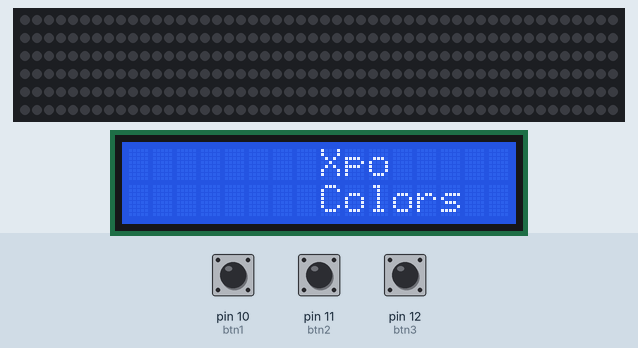
Bench run of a sketch on a simulated Arduino Uno, built with avr-gcc and run on an emulated ATmega328P. Parts: 300 RGB LEDs in strip order, left to right, continuing on the next row, 16×2 character LCD. The test bench sets the inputs (shaded band); at power-on: pin 12 (btn3) LOW, pin 11 (btn2) LOW, pin 10 (btn1) LOW. What the sketch prints to the serial monitor is not drawn.

Above: at 4.2 s.
4.3 s: pin 12 (btn3) pulled HIGH for 1 s
At 6.1 s:
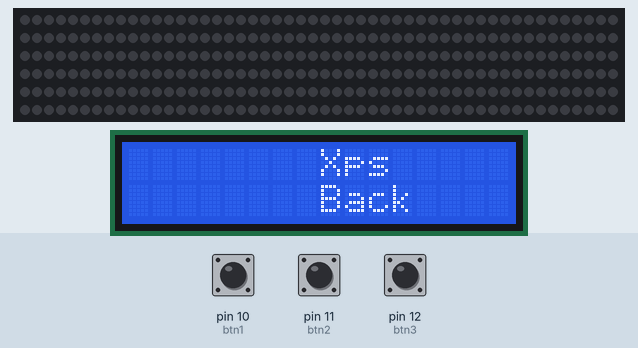
6.8 s: pin 11 (btn2) pulled HIGH for 0.15 s
At 7.2 s:
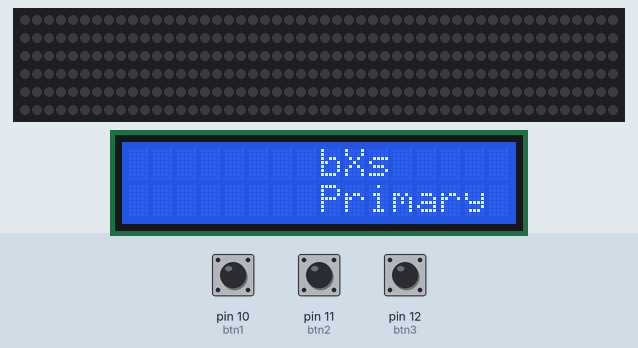
8.4 s: pin 12 (btn3) pulled HIGH for 0.15 s
At 9.6 s:
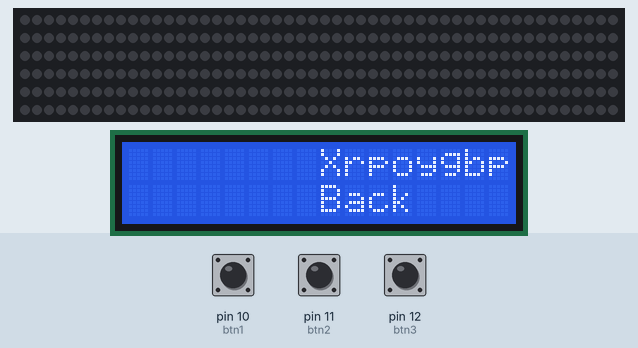
10.0 s: pin 11 (btn2) pulled HIGH for 3.2 s
At 12.2 s:
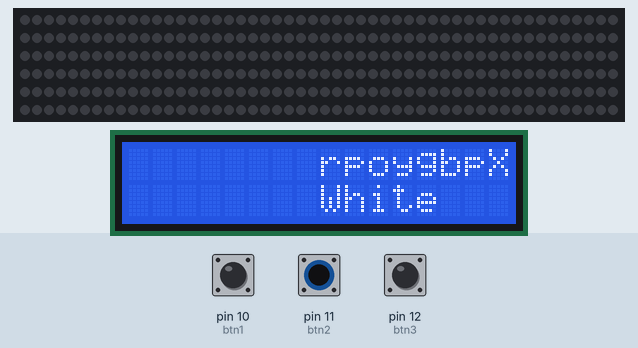
14.7 s: pin 10 (btn1) pulled HIGH for 0.15 s
At 15.7 s:
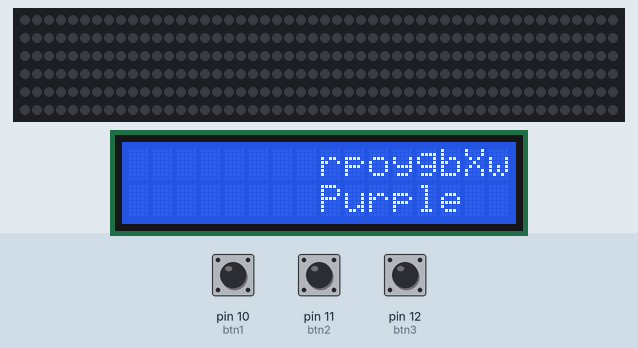
16.3 s: pin 10 (btn1) pulled HIGH for 1 s
At 17.6 s:
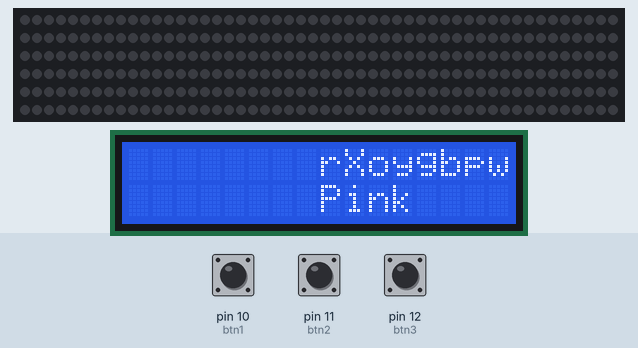
Timing chart, 0 to 19.3 s (numbered marks = the images above; inputs shaded):
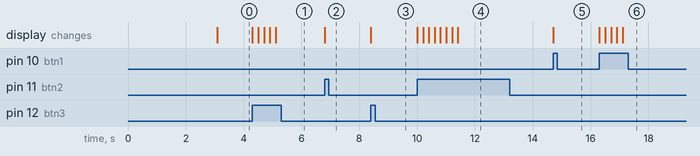

The sketch:

carduino.ino
```cpp
#include <LiquidCrystal.h>
#include <FastLED.h>
#include <menu.h>
#include <string.h>

// LED
#define LED_PIN     2
#define NUM_LEDS    300 // Change this to the number of LEDs you have
#define BRIGHTNESS  64
#define LED_TYPE    WS2812B
#define COLOR_ORDER GRB
CRGB leds[NUM_LEDS];
CRGB primary;
CRGB secondary;

// LCD
const int rs=3,
          en=4,
          d4=6,
          d5=7,
          d6=8,
          d7=9;
LiquidCrystal lcd(rs, en, d4, d5, d6, d7);

// Button
const int btn1=10,
          btn2=11,
          btn3=12;
int btn1_state, btn2_state, btn3_state;
unsigned long current_time, btn1_last_pressed, btn2_last_pressed, btn3_last_pressed;
#define BUTTON_THRESHOLD 200

// Menuing
#define MENU_WINDOW 8
#define MENU_SIZE 3
#define COLOR_SIZE 9
#define COLOR_STATE_SIZE 3
#define PATTERN_SIZE 7
Menu *menu;
const char *status[MENU_SIZE] = {
  "Colors",
  "Patterns",
  "On/Off"
};
const char *color_strings[COLOR_SIZE] = {
  "Red",
  "Pink",
  "Orange",
  "Yellow",
  "Green",
  "Blue",
  "Purple",
  "White"
};
const char *color_states[COLOR_STATE_SIZE] = {
  "Primary",
  "Second"
};
const char *pattern_strings[PATTERN_SIZE] = {
  "Solid",
  "Flash",
  "Strobe",
  "Pulse",
  "Alt.",
  "Cart"
};
char *back = "Back";
char *window;
char state;

void showButton(char btn);
char get_menu_size(char icon);
void populate_menu(Menu *menu, char icon);
void populate_menu_main(Menu *menu);
void populate_menu_color_state(Menu *menu);
void populate_menu_color(Menu *menu);
void populate_menu_pattern(Menu *menu);
void change_menu(char icon, char *desc);
void menu_draw(Menu *menu);
void color_set(char icon, char *color);


/*
      ----- MENUS -----
*/

char get_menu_size(char icon){
  switch(icon){
    case 'C':
      return COLOR_SIZE;
    case 'c':
      return COLOR_STATE_SIZE;
    case 'p':
      return PATTERN_SIZE;
    case 'm':
    case 'b':
      return MENU_SIZE;
    default:
      return 0;
  }
}

void populate_menu(Menu *menu, char icon){
  switch(icon){
    case 'c':
      populate_menu_color_state(menu);
      break;
    case 'C':
      populate_menu_color(menu);
      break;
    case 'p':
      populate_menu_pattern(menu);
      break;
    case 'm':
    case 'b':
      populate_menu_main(menu);
    default:
      return;
  }
}

void change_menu(char icon, char *desc){
  char size;
  Serial.print("Changing menu to ");
  Serial.println(desc);
  size = get_menu_size(icon);
  menu_free(menu, 1);
  menu = menu_create(8,0,MENU_WINDOW, size);
  populate_menu(menu, icon);
  menu_draw(menu);
}

void populate_menu_main(Menu *menu){
  menu_register(menu, 0, 'c', status[0], change_menu);
  menu_register(menu, 1, 'p', status[1], change_menu);
  menu_register(menu, 2, 'o', status[2], 0x0);
}

void populate_menu_color_state(Menu *menu){
  menu_register(menu, 0, 'b', back, change_menu);
  menu_register(menu, 1, 'p', color_states[0], color_set_state);
  menu_register(menu, 2, 's', color_states[1], color_set_state);
}

void populate_menu_color(Menu *menu){
  menu_register(menu, 0, 'b', back, change_menu);
  menu_register(menu, 1, 'r', color_strings[0], color_set);
  menu_register(menu, 2, 'p', color_strings[1], color_set);
  menu_register(menu, 3, 'o', color_strings[2], color_set);
  menu_register(menu, 4, 'y', color_strings[3], color_set);
  menu_register(menu, 5, 'g', color_strings[4], color_set);
  menu_register(menu, 6, 'b', color_strings[5], color_set);
  menu_register(menu, 7, 'p', color_strings[6], color_set);
  menu_register(menu, 8, 'w', color_strings[7], color_set);
}

void populate_menu_pattern(Menu *menu){
  menu_register(menu, 0, 'b', back, change_menu);
  menu_register(menu, 1, 's', pattern_strings[0], 0x0);
  menu_register(menu, 2, 'f', pattern_strings[1], 0x0);
  menu_register(menu, 3, 's', pattern_strings[2], 0x0);
  menu_register(menu, 4, 'p', pattern_strings[3], 0x0);
  menu_register(menu, 5, 'a', pattern_strings[4], 0x0);
  menu_register(menu, 6, 'c', pattern_strings[5], 0x0);
}

void menu_draw(Menu *menu){
  window = menu_window(menu);
  lcd.clear();
  lcd.setCursor(menu->x, menu->y);
  lcd.print(window);
  lcd.setCursor(menu->x, menu->y+1);
  lcd.print(menu_message(menu));
  free(window);
}

/*
      ----- COLORS -----
*/

void color_set_state(char icon, char *desc){
  state = icon;
  change_menu('C', desc);
}

void color_set(char icon, char *color_string){
  CRGB color;
  if(!strcmp(color_string, "Red"))
    color = CRGB::Red;
  else if(!strcmp(color_string, "Blue"))
    color = CRGB::Blue;
  else if(!strcmp(color_string, "Green"))
    color = CRGB::Green;
  else if(!strcmp(color_string, "Yellow"))
    color = CRGB::Yellow;
  else if(!strcmp(color_string, "Pink"))
    color = CRGB::Pink;
  else if(!strcmp(color_string, "Orange"))
    color = CRGB::Orange;
  else if(!strcmp(color_string, "Purple"))
    color = CRGB::Purple;
  else if(!strcmp(color_string, "White"))
    color = CRGB::White;
  else
    color = CRGB::Black;

  Serial.print("Set ");
  if(state=='p'){
    primary = color;
    Serial.print("primary to ");
  }
  else if(state=='s'){
    secondary = color;
    Serial.print("secondary to ");
  }
  Serial.println(color_string);
  state=0;
  change_menu('m', 'Main');
}

/*
      ----- CONTROL -----
*/

void setup() {
  delay(3000);
  state=0;

  Serial.begin(9600);
  Serial.print("STARTING...\n");

  // LED
  FastLED.addLeds<LED_TYPE, LED_PIN, COLOR_ORDER>(leds, NUM_LEDS).setCorrection(TypicalLEDStrip);
  FastLED.setBrightness(BRIGHTNESS);
  for(int i = 0; i < NUM_LEDS; i++) {
    leds[i] = CRGB::Black;
  }
  FastLED.show();

  // LCD
  lcd.begin(16, 2);
  lcd.setCursor(1,1);
  lcd.print("Starting...");

  // Button
  pinMode(btn1, INPUT);
  pinMode(btn2, INPUT);
  pinMode(btn3, INPUT);

  // Menu
  change_menu('m', "Main");
}

void loop() {
  char modified;

  modified = 0;
  btn1_state = digitalRead(btn1);
  btn2_state = digitalRead(btn2);
  btn3_state = digitalRead(btn3);
  current_time = millis();

  if(btn1_state == HIGH && current_time - btn1_last_pressed > BUTTON_THRESHOLD){
    btn1_last_pressed = current_time;
    menu_select(menu, menu->cursor-1);
    modified = 1;
  }
  if(btn2_state == HIGH && current_time - btn2_last_pressed > BUTTON_THRESHOLD){
    btn2_last_pressed = current_time;
    menu_select(menu, menu->cursor+1);
    modified = 1;
  }
  if(btn3_state == HIGH && current_time - btn3_last_pressed > BUTTON_THRESHOLD){
    btn3_last_pressed = current_time;
    menu_activate(menu);
  }
  if(modified){
    menu_draw(menu);
  }
}
```

menu.h
```cpp
#ifdef __cplusplus
 extern "C" {
#endif

#include <stdlib.h>

typedef struct menu_item {
    char icon;
    char *display_text;
    void (*func)(char, char *);
} MenuItem;

typedef struct menu {
    char x;
    char y;
    char width;
    char cursor;
    char size;
    char window_start;
    MenuItem items[];
} Menu;


Menu *menu_create(char x, char y, char width, char size);
void menu_free(Menu *menu, char spare_strings);
void menu_select(Menu *menu, char pos);
void menu_activate(Menu *menu);
void menu_register(Menu *menu, char i, char icon, char *display, void (*func)(char, char *));
char *menu_window(Menu *menu);
char *menu_message(Menu *menu);

#ifdef __cplusplus
}
#endif
```

Measured:
- after the input at 4.3 s, the display: changes at once (image 1)
- after the input at 6.8 s, the display: changes at once (image 2)
- after the input at 8.4 s, the display: changes at once (image 3)
- after the input at 10.0 s, the display: first changes at once (image 4 shows a later state)
- after the input at 14.7 s, the display: changes at once (image 5)
- after the input at 16.3 s, the display: first changes at once (image 6 shows a later state)
